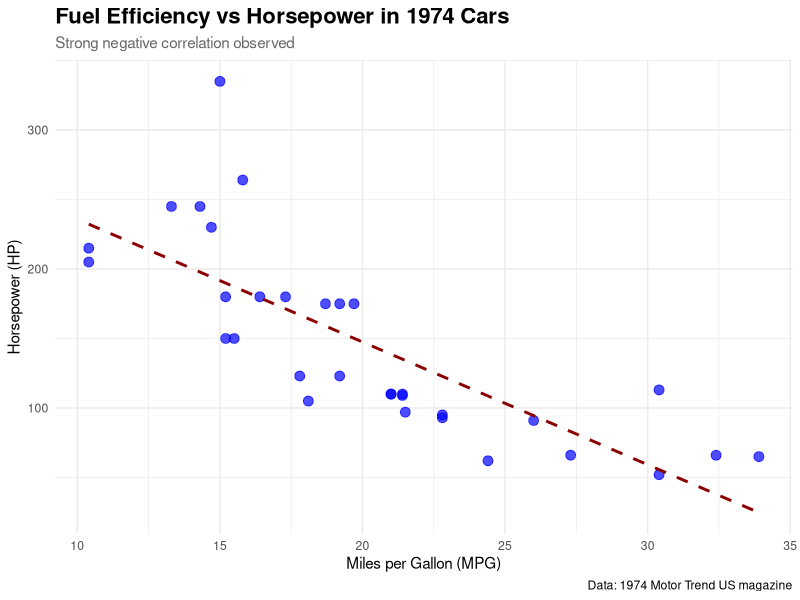

Recreate this plot in R.
## ---- chunk 1
#| label: fig-mpg-vs-hp
#| warning: false
#| fig-cap: MPG vs Horsepower in mtcars dataset
# Ensure dataset is loaded
data(mtcars)

# Load ggplot2
library(ggplot2)

# Create the visualization
ggplot(mtcars, aes(x = mpg, y = hp)) +
  geom_point(color = "blue", size = 3, alpha = 0.7) +
  geom_smooth(method = "lm", color = "darkred", se = FALSE, linetype = "dashed") +
  labs(
    title = "Fuel Efficiency vs Horsepower in 1974 Cars",
    subtitle = "Strong negative correlation observed",
    x = "Miles per Gallon (MPG)",
    y = "Horsepower (HP)",
    caption = "Data: 1974 Motor Trend US magazine"
  ) +
  theme_minimal() +
  theme(
    plot.title = element_text(face = "bold", size = 16),
    plot.subtitle = element_text(color = "gray40")
  )
